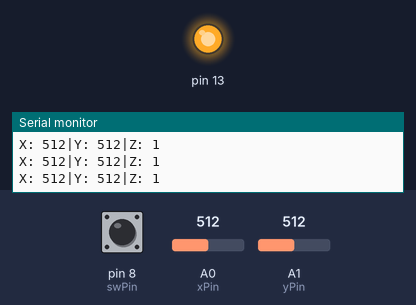
Bench run of a sketch on a simulated Arduino Uno, built with avr-gcc and run on an emulated ATmega328P. On the bench: output pins drawn as LEDs (lit = HIGH), the last lines printed to the serial monitor. The inputs (shaded band) are chosen by the test bench; at power-on: pin 8 (swPin) HIGH, A0 (xPin) = 512, A1 (yPin) = 512.

Above: at 1.3 s.
1.4 s: pin 8 (swPin) pulled LOW for 0.3 s
At 1.9 s:
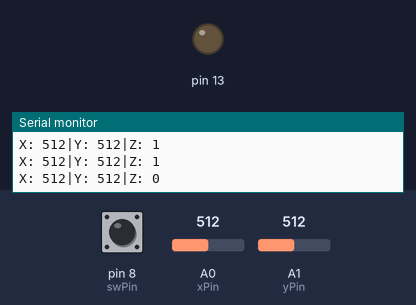
3.5 s: pin 8 (swPin) pulled LOW for 3.2 s
At 8.1 s:
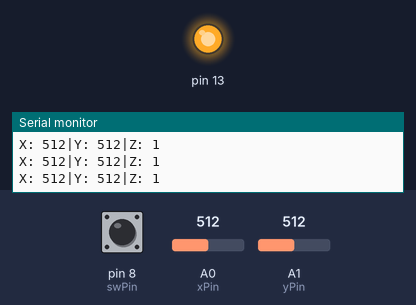
Timing chart, 0 to 9.6 s (numbered marks = the images above; inputs shaded):
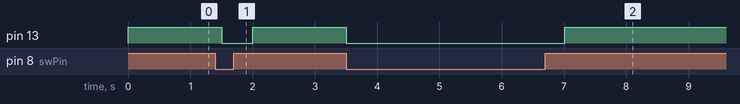

The sketch:

Lab_9.ino
```cpp
const int xPin = A0;
const int yPin = A1;
const int swPin = 8;
void setup()
{
pinMode(swPin,INPUT);
digitalWrite(swPin, HIGH);
pinMode(13, OUTPUT);
Serial.begin(9600);
}
void loop()
{
Serial.print("X: ");
Serial.print(analogRead(xPin),DEC);
Serial.print("|Y: ");
Serial.print(analogRead(yPin),DEC);
Serial.print("|Z: ");
Serial.println(digitalRead(swPin));

if (digitalRead(swPin) == 1)
{
  digitalWrite(13, HIGH);
}
else if (digitalRead(swPin) == 0)
{
  digitalWrite(13, LOW);
}

delay(500);
}
```

Measured:
- after the input at 1.4 s, pin 13: HIGH → LOW after 0.10 s, → HIGH 0.50 s later
- after the input at 3.5 s, pin 13: HIGH → LOW at once, → HIGH 3.5 s later
